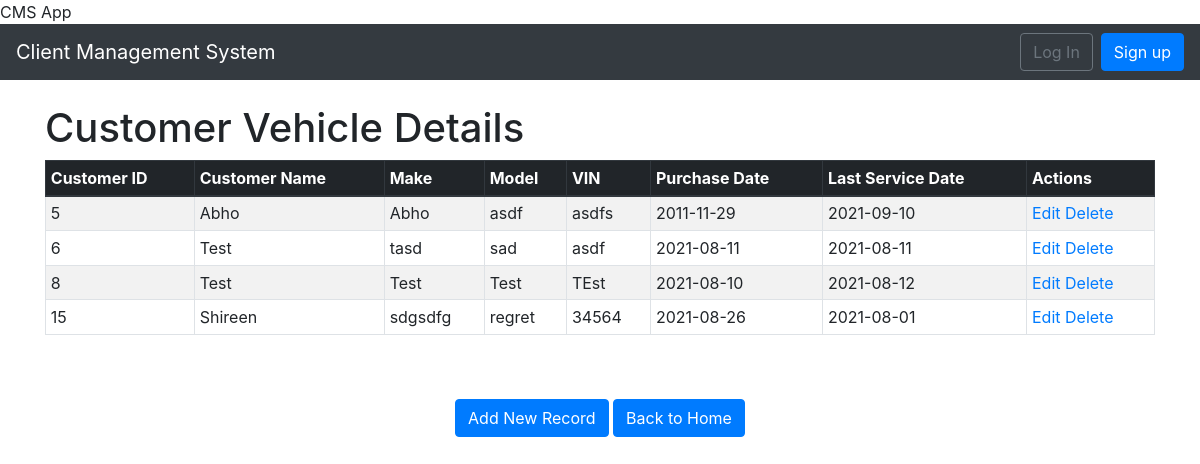
The page /customer_details/show on the database its author committed.
### customer_vehicle/models.py (models this page shows, shortened)
class Vehicle(models.Model):
    name = models.CharField(max_length=50,blank=False, null=False, default=' ')
    make = models.CharField(max_length=20,default=' ')
    model = models.CharField(max_length=20,default=' ')
    vin_number = models.CharField(max_length=20,default=' ')
    purchase_date = models.CharField(max_length=20,default=' ')
    last_service_date = models.CharField(max_length=20,default=' ')
    class Meta:
        db_table="vehicle"

### customer_vehicle/views.py (the view)
# urls.py: path('show', views.show),
def show(request):
    vehicles = Vehicle.objects.all()
    return render(request, "show.html", {'vehicles': vehicles})

### customer_vehicle/templates/show.html
{% extends 'base.html' %}
{% block content %}
    <h1>Customer Vehicle Details</h1>
<table class="table table-striped table-bordered table-sm">
    <thead class="thead-dark">
    <tr>
        <th>Customer ID</th>
        <th>Customer Name</th>
        <th>Make</th>
        <th>Model</th>
        <th>VIN</th>
        <th>Purchase Date</th>
        <th>Last Service Date</th>
        <th>Actions</th>
    </tr>
    </thead>
    <tbody>
{% for vehicle in vehicles %}
    <tr>
        <td>{{ vehicle.id }}</td>
        <td>{{ vehicle.name }}</td>
        <td>{{ vehicle.make }}</td>
        <td>{{ vehicle.model }}</td>
        <td>{{ vehicle.vin_number }}</td>
        <td>{{ vehicle.purchase_date }}</td>
        <td>{{ vehicle.last_service_date }}</td>
        <td>
            <a href="/customer_details/edit/{{ vehicle.id }}"><span class="glyphicon glyphicon-pencil" >Edit</span></a>
            <a href="/customer_details/delete/{{ vehicle.id }}">Delete</a>
        </td>
    </tr>
{% endfor %}
    </tbody>
</table>
<br>
<br>
    <center><a href="/customer_details/emp" class="btn btn-primary">Add New Record</a>
    <a href="/" class="btn btn-primary">Back to Home</a></>
{% endblock content %}

### rows shown on the page
Vehicle: id "5", name "Abho", make "Abho", model "asdf", vin_number "asdfs", purchase_date "2011-11-29", last_service_date "2021-09-10"
Vehicle: id "6", name "Test", make "tasd", model "sad", vin_number "asdf", purchase_date "2021-08-11", last_service_date "2021-08-11"
Vehicle: id "8", name "Test", make "Test", model "Test", vin_number "TEst", purchase_date "2021-08-10", last_service_date "2021-08-12"
Vehicle: id "15", name "Shireen", make "sdgsdfg", model "regret", vin_number "34564", purchase_date "2021-08-26", last_service_date "2021-08-01"
